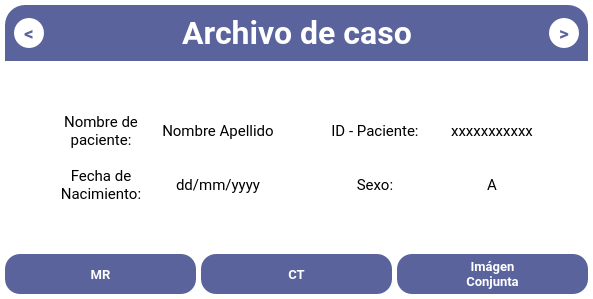
<?xml version="1.0" encoding="UTF-8"?>
<ui version="4.0">
 <class>Dialog</class>
 <widget class="QDialog" name="Dialog">
  <property name="geometry">
   <rect>
    <x>0</x>
    <y>0</y>
    <width>593</width>
    <height>299</height>
   </rect>
  </property>
  <property name="windowTitle">
   <string>Dialog</string>
  </property>
  <property name="styleSheet">
   <string notr="true">background-color: rgb(255, 255, 255);
</string>
  </property>
  <layout class="QVBoxLayout" name="verticalLayout">
   <property name="spacing">
    <number>5</number>
   </property>
   <property name="leftMargin">
    <number>5</number>
   </property>
   <property name="topMargin">
    <number>5</number>
   </property>
   <property name="rightMargin">
    <number>5</number>
   </property>
   <property name="bottomMargin">
    <number>5</number>
   </property>
   <item>
    <widget class="QWidget" name="widget_4" native="true">
     <property name="styleSheet">
      <string notr="true">background-color: rgb(90, 99, 156);
border-top-left-radius:20px;
border-top-right-radius:20px;</string>
     </property>
     <layout class="QHBoxLayout" name="horizontalLayout_3">
      <item>
       <widget class="QPushButton" name="anteriorButton_paciente">
        <property name="minimumSize">
         <size>
          <width>30</width>
          <height>30</height>
         </size>
        </property>
        <property name="font">
         <font>
          <family>Roboto</family>
          <pointsize>14</pointsize>
          <weight>75</weight>
          <bold>true</bold>
         </font>
        </property>
        <property name="cursor">
         <cursorShape>PointingHandCursor</cursorShape>
        </property>
        <property name="styleSheet">
         <string notr="true">background-color: rgb(255, 255, 255);
color:#5A639C;
border-radius: 15px;</string>
        </property>
        <property name="text">
         <string>&lt;</string>
        </property>
       </widget>
      </item>
      <item>
       <spacer name="horizontalSpacer">
        <property name="orientation">
         <enum>Qt::Horizontal</enum>
        </property>
        <property name="sizeHint" stdset="0">
         <size>
          <width>40</width>
          <height>20</height>
         </size>
        </property>
       </spacer>
      </item>
      <item>
       <widget class="QLabel" name="label">
        <property name="font">
         <font>
          <family>Roboto</family>
          <pointsize>24</pointsize>
          <weight>75</weight>
          <bold>true</bold>
         </font>
        </property>
        <property name="styleSheet">
         <string notr="true">color:#ffffff</string>
        </property>
        <property name="text">
         <string>Archivo de caso</string>
        </property>
        <property name="alignment">
         <set>Qt::AlignCenter</set>
        </property>
       </widget>
      </item>
      <item>
       <spacer name="horizontalSpacer_2">
        <property name="orientation">
         <enum>Qt::Horizontal</enum>
        </property>
        <property name="sizeHint" stdset="0">
         <size>
          <width>40</width>
          <height>20</height>
         </size>
        </property>
       </spacer>
      </item>
      <item>
       <widget class="QPushButton" name="siguienteButton_paciente">
        <property name="minimumSize">
         <size>
          <width>30</width>
          <height>30</height>
         </size>
        </property>
        <property name="font">
         <font>
          <family>Roboto</family>
          <pointsize>14</pointsize>
          <weight>75</weight>
          <bold>true</bold>
         </font>
        </property>
        <property name="cursor">
         <cursorShape>PointingHandCursor</cursorShape>
        </property>
        <property name="styleSheet">
         <string notr="true">background-color: rgb(255, 255, 255);
color:#5A639C;
border-radius: 15px;</string>
        </property>
        <property name="text">
         <string>&gt;</string>
        </property>
       </widget>
      </item>
     </layout>
    </widget>
   </item>
   <item>
    <spacer name="verticalSpacer_2">
     <property name="orientation">
      <enum>Qt::Vertical</enum>
     </property>
     <property name="sizeType">
      <enum>QSizePolicy::Minimum</enum>
     </property>
     <property name="sizeHint" stdset="0">
      <size>
       <width>20</width>
       <height>40</height>
      </size>
     </property>
    </spacer>
   </item>
   <item>
    <layout class="QVBoxLayout" name="verticalLayout_5">
     <item>
      <layout class="QHBoxLayout" name="horizontalLayout_5">
       <property name="bottomMargin">
        <number>0</number>
       </property>
       <item>
        <spacer name="horizontalSpacer_5">
         <property name="orientation">
          <enum>Qt::Horizontal</enum>
         </property>
         <property name="sizeType">
          <enum>QSizePolicy::Minimum</enum>
         </property>
         <property name="sizeHint" stdset="0">
          <size>
           <width>40</width>
           <height>20</height>
          </size>
         </property>
        </spacer>
       </item>
       <item>
        <widget class="QLabel" name="label_2">
         <property name="font">
          <font>
           <family>Roboto</family>
           <pointsize>11</pointsize>
          </font>
         </property>
         <property name="text">
          <string>Nombre de 
paciente:</string>
         </property>
         <property name="alignment">
          <set>Qt::AlignCenter</set>
         </property>
        </widget>
       </item>
       <item>
        <widget class="QLabel" name="nombre_label">
         <property name="font">
          <font>
           <family>Roboto</family>
           <pointsize>11</pointsize>
          </font>
         </property>
         <property name="text">
          <string>Nombre Apellido</string>
         </property>
         <property name="alignment">
          <set>Qt::AlignCenter</set>
         </property>
        </widget>
       </item>
       <item>
        <spacer name="horizontalSpacer_3">
         <property name="orientation">
          <enum>Qt::Horizontal</enum>
         </property>
         <property name="sizeType">
          <enum>QSizePolicy::Minimum</enum>
         </property>
         <property name="sizeHint" stdset="0">
          <size>
           <width>40</width>
           <height>20</height>
          </size>
         </property>
        </spacer>
       </item>
       <item>
        <widget class="QLabel" name="label_4">
         <property name="font">
          <font>
           <family>Roboto</family>
           <pointsize>11</pointsize>
          </font>
         </property>
         <property name="text">
          <string>ID - Paciente:</string>
         </property>
         <property name="alignment">
          <set>Qt::AlignCenter</set>
         </property>
        </widget>
       </item>
       <item>
        <widget class="QLabel" name="idPaciente_label">
         <property name="font">
          <font>
           <family>Roboto</family>
           <pointsize>11</pointsize>
          </font>
         </property>
         <property name="text">
          <string>xxxxxxxxxxx</string>
         </property>
         <property name="alignment">
          <set>Qt::AlignCenter</set>
         </property>
        </widget>
       </item>
       <item>
        <spacer name="horizontalSpacer_7">
         <property name="orientation">
          <enum>Qt::Horizontal</enum>
         </property>
         <property name="sizeType">
          <enum>QSizePolicy::Minimum</enum>
         </property>
         <property name="sizeHint" stdset="0">
          <size>
           <width>40</width>
           <height>20</height>
          </size>
         </property>
        </spacer>
       </item>
      </layout>
     </item>
    </layout>
   </item>
   <item>
    <layout class="QHBoxLayout" name="horizontalLayout_8">
     <item>
      <spacer name="horizontalSpacer_6">
       <property name="orientation">
        <enum>Qt::Horizontal</enum>
       </property>
       <property name="sizeType">
        <enum>QSizePolicy::Minimum</enum>
       </property>
       <property name="sizeHint" stdset="0">
        <size>
         <width>40</width>
         <height>20</height>
        </size>
       </property>
      </spacer>
     </item>
     <item>
      <widget class="QLabel" name="label_9">
       <property name="font">
        <font>
         <family>Roboto</family>
         <pointsize>11</pointsize>
        </font>
       </property>
       <property name="text">
        <string>Fecha de
Nacimiento:</string>
       </property>
       <property name="alignment">
        <set>Qt::AlignCenter</set>
       </property>
      </widget>
     </item>
     <item>
      <widget class="QLabel" name="fechaNacimiento_label">
       <property name="font">
        <font>
         <family>Roboto</family>
         <pointsize>11</pointsize>
        </font>
       </property>
       <property name="text">
        <string>dd/mm/yyyy</string>
       </property>
       <property name="alignment">
        <set>Qt::AlignCenter</set>
       </property>
      </widget>
     </item>
     <item>
      <spacer name="horizontalSpacer_4">
       <property name="orientation">
        <enum>Qt::Horizontal</enum>
       </property>
       <property name="sizeType">
        <enum>QSizePolicy::Minimum</enum>
       </property>
       <property name="sizeHint" stdset="0">
        <size>
         <width>40</width>
         <height>20</height>
        </size>
       </property>
      </spacer>
     </item>
     <item>
      <widget class="QLabel" name="label_7">
       <property name="font">
        <font>
         <family>Roboto</family>
         <pointsize>11</pointsize>
        </font>
       </property>
       <property name="text">
        <string>Sexo:</string>
       </property>
       <property name="alignment">
        <set>Qt::AlignCenter</set>
       </property>
      </widget>
     </item>
     <item>
      <widget class="QLabel" name="sexo_label">
       <property name="font">
        <font>
         <family>Roboto</family>
         <pointsize>11</pointsize>
        </font>
       </property>
       <property name="text">
        <string>A</string>
       </property>
       <property name="alignment">
        <set>Qt::AlignCenter</set>
       </property>
      </widget>
     </item>
     <item>
      <spacer name="horizontalSpacer_8">
       <property name="orientation">
        <enum>Qt::Horizontal</enum>
       </property>
       <property name="sizeType">
        <enum>QSizePolicy::Minimum</enum>
       </property>
       <property name="sizeHint" stdset="0">
        <size>
         <width>40</width>
         <height>20</height>
        </size>
       </property>
      </spacer>
     </item>
    </layout>
   </item>
   <item>
    <spacer name="verticalSpacer">
     <property name="orientation">
      <enum>Qt::Vertical</enum>
     </property>
     <property name="sizeType">
      <enum>QSizePolicy::Minimum</enum>
     </property>
     <property name="sizeHint" stdset="0">
      <size>
       <width>20</width>
       <height>40</height>
      </size>
     </property>
    </spacer>
   </item>
   <item>
    <layout class="QHBoxLayout" name="horizontalLayout">
     <item>
      <widget class="QPushButton" name="MRButton_paciente">
       <property name="minimumSize">
        <size>
         <width>0</width>
         <height>40</height>
        </size>
       </property>
       <property name="font">
        <font>
         <family>Roboto</family>
         <pointsize>10</pointsize>
         <weight>75</weight>
         <bold>true</bold>
        </font>
       </property>
       <property name="cursor">
        <cursorShape>PointingHandCursor</cursorShape>
       </property>
       <property name="styleSheet">
        <string notr="true">background-color: rgb(90, 99, 156);
border-radius: 15px;
color: rgb(255, 255, 255);</string>
       </property>
       <property name="text">
        <string>MR</string>
       </property>
      </widget>
     </item>
     <item>
      <widget class="QPushButton" name="CTButton_paciente">
       <property name="minimumSize">
        <size>
         <width>0</width>
         <height>40</height>
        </size>
       </property>
       <property name="font">
        <font>
         <family>Roboto</family>
         <pointsize>10</pointsize>
         <weight>75</weight>
         <bold>true</bold>
        </font>
       </property>
       <property name="cursor">
        <cursorShape>PointingHandCursor</cursorShape>
       </property>
       <property name="styleSheet">
        <string notr="true">background-color: #5A639C;
border-radius: 15px;
color: rgb(255, 255, 255);</string>
       </property>
       <property name="text">
        <string>CT</string>
       </property>
      </widget>
     </item>
     <item>
      <widget class="QPushButton" name="ImagenConjuntaButton_paciente">
       <property name="minimumSize">
        <size>
         <width>0</width>
         <height>40</height>
        </size>
       </property>
       <property name="font">
        <font>
         <family>Roboto</family>
         <pointsize>10</pointsize>
         <weight>75</weight>
         <bold>true</bold>
        </font>
       </property>
       <property name="cursor">
        <cursorShape>PointingHandCursor</cursorShape>
       </property>
       <property name="styleSheet">
        <string notr="true">background-color: #5A639C;
border-radius: 15px;
color: rgb(255, 255, 255);</string>
       </property>
       <property name="text">
        <string>Imágen
Conjunta</string>
       </property>
      </widget>
     </item>
    </layout>
   </item>
  </layout>
 </widget>
 <resources/>
 <connections/>
</ui>
